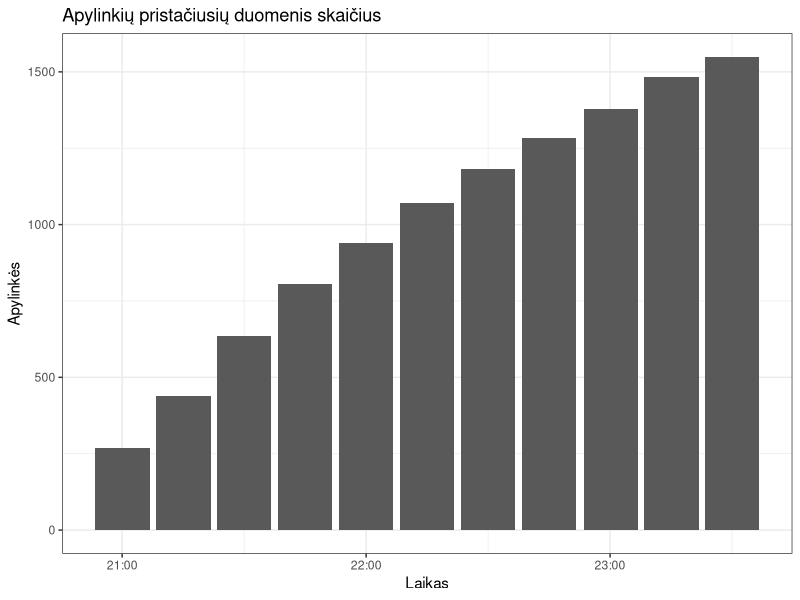
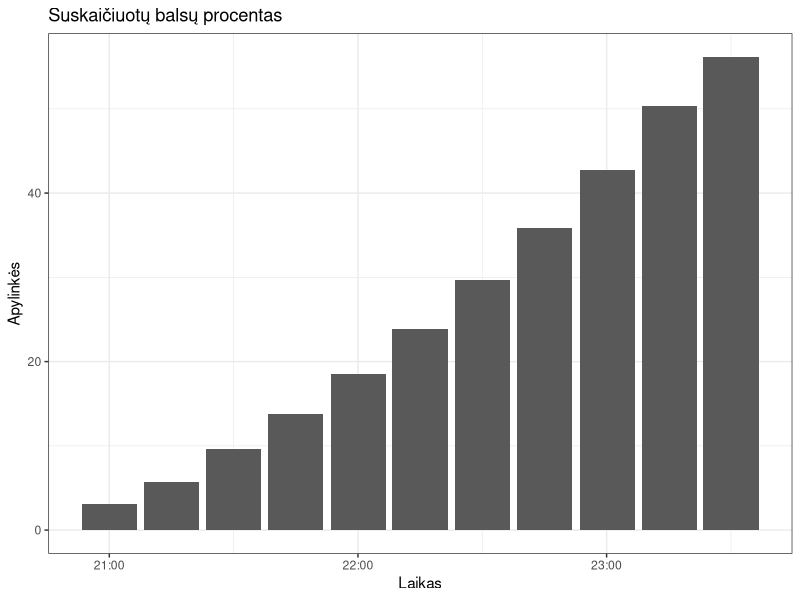
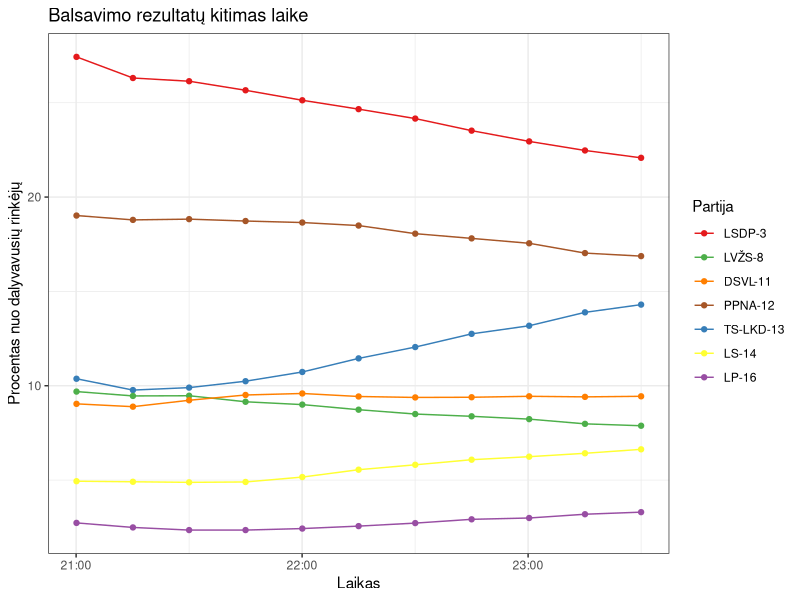
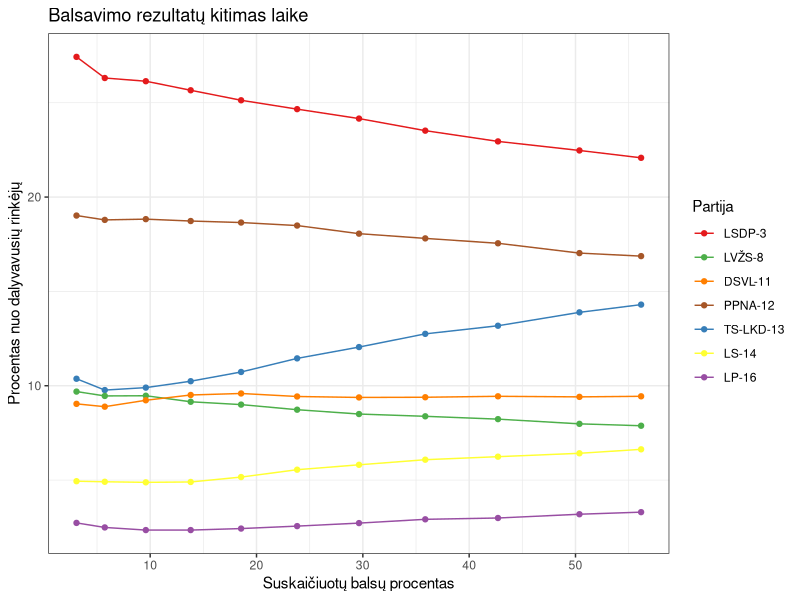
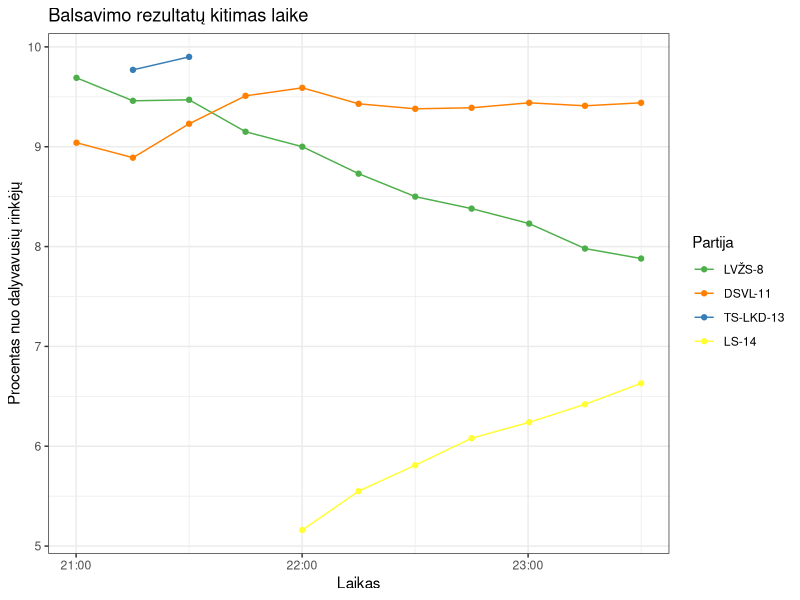
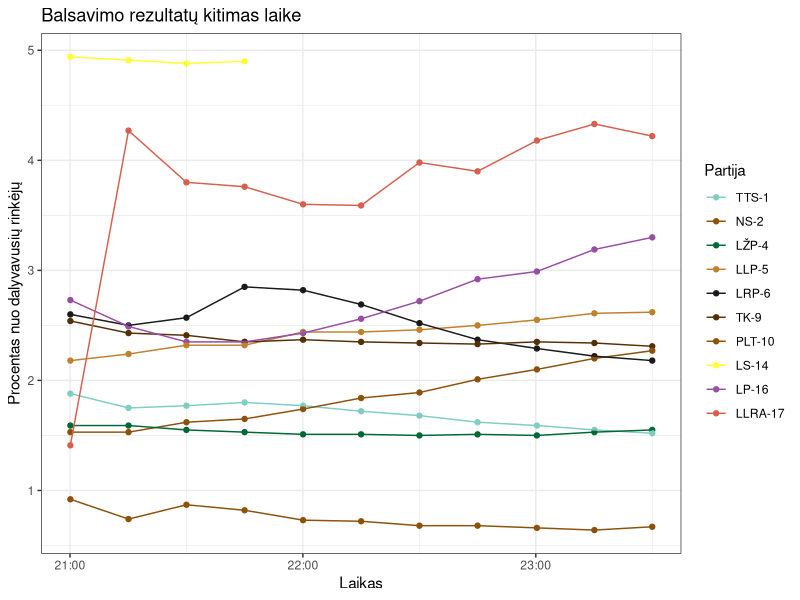
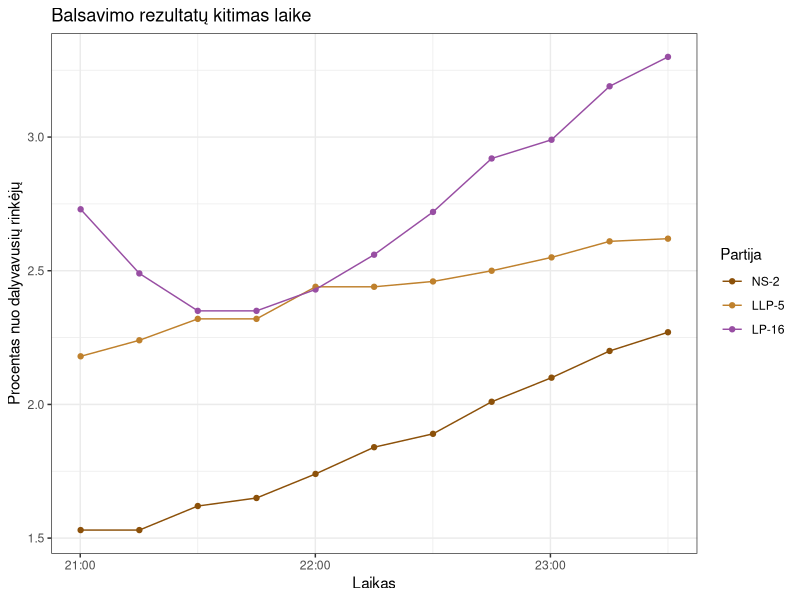
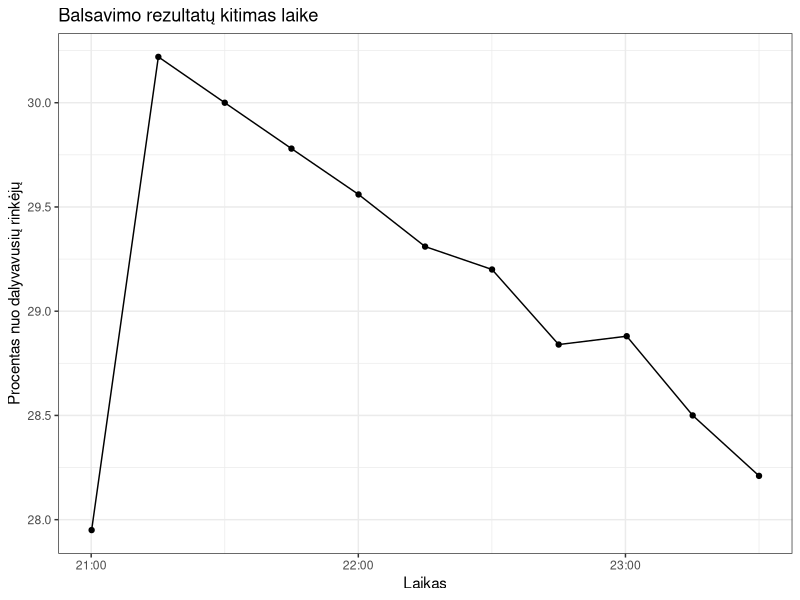

Write R code to recreate these figures, in order.
## ---- chunk 1
library(dplyr)
library(lubridate)
library(ggplot2)

dt <- read.csv("data/20241013/daugmvrt.csv") %>% 
    mutate(timestamp = ymd_hms(timestamp)) %>% filter(timestamp>= ymd_hms("2024-10-13 21:00:00"))

ap <- dt %>%
    select(timestamp, apylinkes, lt_proc_rinkeju) %>%
    unique()

san <- readxl::read_xlsx("data/santrumpos.xlsx")

dt1 <- dt %>% left_join(san)

ggplot(aes(x = timestamp, y = apylinkes), data = ap) +
    geom_col() +
    theme_bw() +
    labs(x = "Laikas", y = "Apylinkės", title = "Apylinkių pristačiusių duomenis skaičius")
## ---- chunk 2
ggplot(aes(x = timestamp, y = lt_proc_rinkeju), data = ap) +
    geom_col() +
    theme_bw() +
    labs(x = "Laikas", y = "Apylinkės", title = "Suskaičiuotų balsų procentas")
## ---- chunk 3
top7 <- c(3, 12,13,8,11,14,16)
cols <- RColorBrewer::brewer.pal(7, "Set1")

dt2 <- dt1 %>% filter(saraso_numeris %in% top7)

mt <- dt2 %>% select(saraso_numeris, santrumpa, spalva) %>% unique %>% arrange(saraso_numeris)

dt3 <- dt2 %>% mutate(santrumpa = factor(santrumpa, levels = mt$santrumpa))

ggplot(aes(x = timestamp, y = proc_nuo_dal_rinkeju, group = santrumpa, colour = santrumpa), data = dt3) +
    geom_point() +
    geom_line() +
    theme_bw() +
    scale_colour_manual(name = "Partija", values = mt$spalva) +
    labs(x = "Laikas", y = "Procentas nuo dalyvavusių rinkėjų", title = "Balsavimo rezultatų kitimas laike")
## ---- chunk 4
top7 <- c(3, 12,13,8,11,14,16)
cols <- RColorBrewer::brewer.pal(7, "Set1")

dt2 <- dt1 %>% filter(saraso_numeris %in% top7)

mt <- dt2 %>% select(saraso_numeris, santrumpa, spalva) %>% unique %>% arrange(saraso_numeris)

dt3 <- dt2 %>% mutate(santrumpa = factor(santrumpa, levels = mt$santrumpa))

ggplot(aes(x = lt_proc_rinkeju, y = proc_nuo_dal_rinkeju, group = santrumpa, colour = santrumpa), data = dt3) +
    geom_point() +
    geom_line() +
    theme_bw() +
    scale_colour_manual(name = "Partija", values = mt$spalva) +
    labs(x = "Suskaičiuotų balsų procentas", y = "Procentas nuo dalyvavusių rinkėjų", title = "Balsavimo rezultatų kitimas laike")
## ---- chunk 5

dt4 <- dt3 %>% filter(proc_nuo_dal_rinkeju<10 & proc_nuo_dal_rinkeju>5)
mt4 <- mt %>% filter(spalva %in% unique(dt4$spalva))

ggplot(aes(x = timestamp, y = proc_nuo_dal_rinkeju, group = santrumpa, colour = santrumpa), data = dt4) +
    geom_point() +
    geom_line() +
    theme_bw() +
    scale_colour_manual(name = "Partija", values = mt4$spalva) +
    labs(x = "Laikas", y = "Procentas nuo dalyvavusių rinkėjų", title = "Balsavimo rezultatų kitimas laike")
## ---- chunk 6


dtg <- dt1 %>% filter(proc_nuo_dal_rinkeju<5)
mtg <- dtg %>% select(saraso_numeris, santrumpa, spalva) %>% unique %>% arrange(saraso_numeris)

dtg1 <- dtg %>% mutate(santrumpa = factor(santrumpa, levels = mtg$santrumpa))

ggplot(aes(x = timestamp, y = proc_nuo_dal_rinkeju, group = santrumpa, colour = santrumpa), data = dtg1) +
    geom_point() +
    geom_line() +
    theme_bw() +
    scale_colour_manual(name = "Partija", values = mtg$spalva) +
    labs(x = "Laikas", y = "Procentas nuo dalyvavusių rinkėjų", title = "Balsavimo rezultatų kitimas laike")
## ---- chunk 7

ggplot(aes(x = timestamp, y = proc_nuo_dal_rinkeju, group = santrumpa, colour = santrumpa), data = dtg1 %>% filter(saraso_numeris %in% c(16,5, 2))) +
    geom_point() +
    geom_line() +
    theme_bw() +
    scale_colour_manual(name = "Partija", values = mtg %>% filter(saraso_numeris %in% c(16,5, 2)) %>% .$spalva) +
    labs(x = "Laikas", y = "Procentas nuo dalyvavusių rinkėjų", title = "Balsavimo rezultatų kitimas laike")
## ---- chunk 8

dtk <- dt1 %>% group_by(timestamp, kaimynai) %>% summarise(proc_nuo_dal_rinkeju = sum(proc_nuo_dal_rinkeju)) %>% 
    mutate(kaimynai = as.character(kaimynai))

ggplot(aes(x = timestamp, y = proc_nuo_dal_rinkeju), data = dtk %>% filter(kaimynai == 1))  +
    geom_point() +
    geom_line() +
    theme_bw() +
   # scale_color_discrete(name = "Projektas")+
    #scale_colour_manual(name = "Partija", values = mtg %>% filter(saraso_numeris %in% c(16,2)) %>% .$spalva) +
    labs(x = "Laikas", y = "Procentas nuo dalyvavusių rinkėjų", title = "Balsavimo rezultatų kitimas laike")
